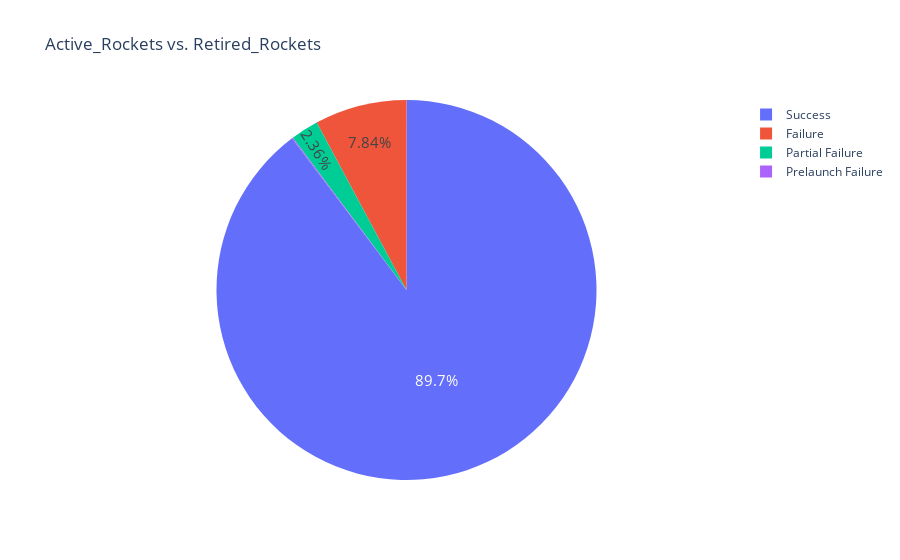

The cell this chart's notebook holds for it:
### Code cell
fig = px.pie(labels=mission_status.index, 
             values=mission_status.values,
             title="Active_Rockets vs. Retired_Rockets",
             names=mission_status.index,
             )

fig.update_traces(textposition='inside', textfont_size=15, textinfo='percent')

fig.show()

### Figure 1 — Plotly figure (JSON) as saved in the notebook; plotly's stock layout.template omitted (floating-point values rounded to 4 significant figures)
{"data": [{"domain": {"x": [0, 1], "y": [0, 1]}, "hovertemplate": "label=%{label}<br>value=%{value}<extra></extra>", "labels": ["Success", "Failure", "Partial Failure", "Prelaunch Failure"], "legendgroup": "", "name": "", "showlegend": true, "textfont": {"size": 15}, "textinfo": "percent", "textposition": "inside", "type": "pie", "values": [3879, 339, 102, 4]}], "layout": {"legend": {"tracegroupgap": 0}, "title": {"text": "Active_Rockets vs. Retired_Rockets"}}}
